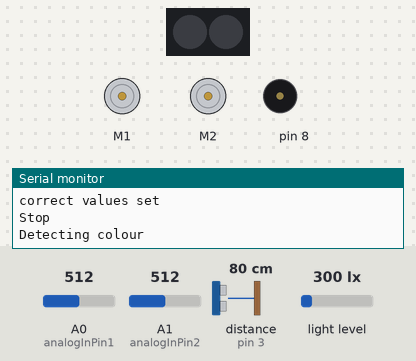
Bench run of a sketch on a simulated Arduino Uno, built with avr-gcc and run on an emulated ATmega328P. On the bench: 2 RGB LEDs in strip order, left to right, 2 × DC motor (green arrow = forward, orange = backward, longer = faster), buzzer (waves = sounding), the last lines printed to the serial monitor. The inputs (shaded band) are chosen by the test bench; at power-on: light level 300 lx, distance to the obstacle (sensor on pin 3) 80 cm, A0 (analogInPin1) = 512, A1 (analogInPin2) = 512.

Above: at 3.2 s.
3.3 s: light level set to 500 lx
At 4.5 s:
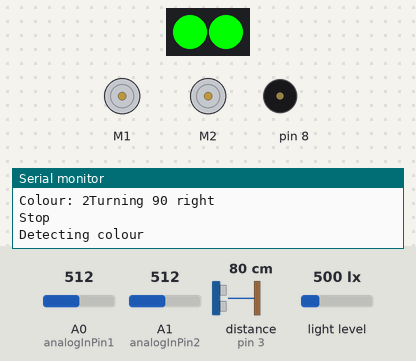
7.2 s: distance to the obstacle (sensor on pin 3) set to 10 cm
8.7 s: distance to the obstacle (sensor on pin 3) set to 7 cm
At 9.6 s:
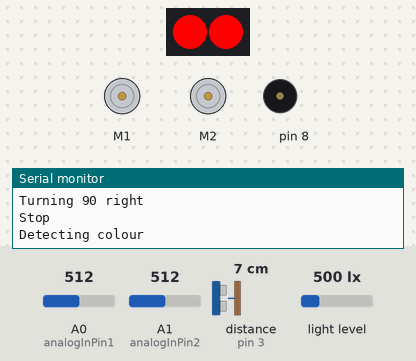
12.2 s: light level set to 40 lx
At 17.9 s:
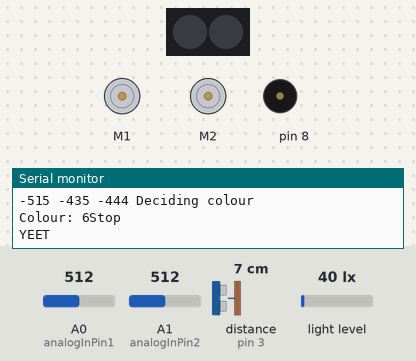
Timing chart, 0 to 18.1 s (numbered marks = the images above; inputs shaded):
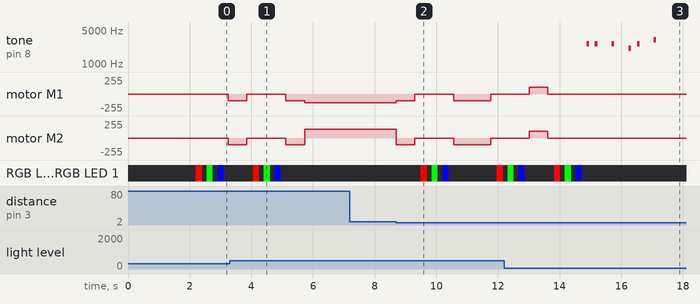

The sketch:

Combined.ino
```cpp
/**
 * Main code for running of mBot
 *
 * Values of whiteArray, blackArray and greyDiff are pre-determined using "Colour_Sensor_Calibration".
 * Values of lower limit values for each colour used in decideColour() are pre-determined using "Colour_Range_Calibration".
 *
 */

#include <Wire.h>
#include <SoftwareSerial.h>
#include <MeMCore.h>

MeUltrasonicSensor ultraSensor(PORT_3); //Ultrasonic sensor
MeLineFollower lineFinder(PORT_2); //This is for detecting black line
MeRGBLed led(0, 30); //Inbuilt LED
MeLightSensor lightSensor(PORT_8); //Inbuilt Light Sensor
MeBuzzer buzzer; //Inbuilt buzzer

MeDCMotor MotorL(M1); //Motor 1 is left motor
MeDCMotor MotorR(M2); //Motor 2 is right motor

int analogInPin1 =  A0;// analog input pin for right  IR sensor
int analogInPin2 =  A1;// analog input pin for left IR sensor

double initialRight; // declaring global variable for initial right IR sensor voltage value
double initialLeft; // declaring global variable for initial left IR sensor voltage value

//Base colour arrays from pre-calibration (Order: RGB)
const float whiteArray[] = {496.00, 381.00, 438.00};
const float blackArray[] = {345.00, 255.00, 293.00};
const float greyDiff[] = {151.00, 126.00, 145.00};

//Variable array to hold detected colour arrays
float colourArray[] = {0, 0, 0};

// Define time delay before the next RGB colour turns ON to allow LDR to stabilize
#define RGBWait 150 //in milliseconds

// Define time delay before taking another LDR reading
#define LDRWait 10 //in milliseconds

//Define colours
#define RED 1
#define GREEN 2
#define YELLOW 3
#define PURPLE 4
#define BLUE 5
#define BLACK 6

//Define turning times
#define TURN90RIGHT 400
#define TURN90LEFT 400
#define TURN180DEGREE 960

//Change the value of movespeed of each motor to better ensure it starts off moving in straight line
//If it moves slightly left implies you need to increase movespeed of left wheel (M1), vice versa.
int M1_movespeed = 130;
int M2_movespeed = 129;

int sensorState; //for detecting black line

//Music
#define NOTE_B0  31
#define NOTE_C1  33
#define NOTE_CS1 35
#define NOTE_D1  37
#define NOTE_DS1 39
#define NOTE_E1  41
#define NOTE_F1  44
#define NOTE_FS1 46
#define NOTE_G1  49
#define NOTE_GS1 52
#define NOTE_A1  55
#define NOTE_AS1 58
#define NOTE_B1  62
#define NOTE_C2  65
#define NOTE_CS2 69
#define NOTE_D2  73
#define NOTE_DS2 78
#define NOTE_E2  82
#define NOTE_F2  87
#define NOTE_FS2 93
#define NOTE_G2  98
#define NOTE_GS2 104
#define NOTE_A2  110
#define NOTE_AS2 117
#define NOTE_B2  123
#define NOTE_C3  131
#define NOTE_CS3 139
#define NOTE_D3  147
#define NOTE_DS3 156
#define NOTE_E3  165
#define NOTE_F3  175
#define NOTE_FS3 185
#define NOTE_G3  196
#define NOTE_GS3 208
#define NOTE_A3  220
#define NOTE_AS3 233
#define NOTE_B3  247
#define NOTE_C4  262
#define NOTE_CS4 277
#define NOTE_D4  294
#define NOTE_DS4 311
#define NOTE_E4  330
#define NOTE_F4  349
#define NOTE_FS4 370
#define NOTE_G4  392
#define NOTE_GS4 415
#define NOTE_A4  440
#define NOTE_AS4 466
#define NOTE_B4  494
#define NOTE_C5  523
#define NOTE_CS5 554
#define NOTE_D5  587
#define NOTE_DS5 622
#define NOTE_E5  659
#define NOTE_F5  698
#define NOTE_FS5 740
#define NOTE_G5  784
#define NOTE_GS5 831
#define NOTE_A5  880
#define NOTE_AS5 932
#define NOTE_B5  988
#define NOTE_C6  1047
#define NOTE_CS6 1109
#define NOTE_D6  1175
#define NOTE_DS6 1245
#define NOTE_E6  1319
#define NOTE_F6  1397
#define NOTE_FS6 1480
#define NOTE_G6  1568
#define NOTE_GS6 1661
#define NOTE_A6  1760
#define NOTE_AS6 1865
#define NOTE_B6  1976
#define NOTE_C7  2093
#define NOTE_CS7 2217
#define NOTE_D7  2349
#define NOTE_DS7 2489
#define NOTE_E7  2637
#define NOTE_F7  2794
#define NOTE_FS7 2960
#define NOTE_G7  3136
#define NOTE_GS7 3322
#define NOTE_A7  3520
#define NOTE_AS7 3729
#define NOTE_B7  3951
#define NOTE_C8  4186
#define NOTE_CS8 4435
#define NOTE_D8  4699
#define NOTE_DS8 4978

#define melodyPin 3
//Mario main theme melody
int melody[] = {
  NOTE_E7, NOTE_E7, 0, NOTE_E7,
  0, NOTE_C7, NOTE_E7, 0,
  NOTE_G7, 0, 0,  0,
  NOTE_G6, 0, 0, 0,

  NOTE_C7, 0, 0, NOTE_G6,
  0, 0, NOTE_E6, 0,
  0, NOTE_A6, 0, NOTE_B6,
  0, NOTE_AS6, NOTE_A6, 0,

  NOTE_G6, NOTE_E7, NOTE_G7,
  NOTE_A7, 0, NOTE_F7, NOTE_G7,
  0, NOTE_E7, 0, NOTE_C7,
  NOTE_D7, NOTE_B6, 0, 0,

  NOTE_C7, 0, 0, NOTE_G6,
  0, 0, NOTE_E6, 0,
  0, NOTE_A6, 0, NOTE_B6,
  0, NOTE_AS6, NOTE_A6, 0,

  NOTE_G6, NOTE_E7, NOTE_G7,
  NOTE_A7, 0, NOTE_F7, NOTE_G7,
  0, NOTE_E7, 0, NOTE_C7,
  NOTE_D7, NOTE_B6, 0, 0
};
//Mario main them tempo
int tempo[] = {
  12, 12, 12, 12,
  12, 12, 12, 12,
  12, 12, 12, 12,
  12, 12, 12, 12,

  12, 12, 12, 12,
  12, 12, 12, 12,
  12, 12, 12, 12,
  12, 12, 12, 12,

  9, 9, 9,
  12, 12, 12, 12,
  12, 12, 12, 12,
  12, 12, 12, 12,

  12, 12, 12, 12,
  12, 12, 12, 12,
  12, 12, 12, 12,
  12, 12, 12, 12,

  9, 9, 9,
  12, 12, 12, 12,
  12, 12, 12, 12,
  12, 12, 12, 12,
};

//Make the mBot move forward
void Forward()
{
  //Serial.println("Going forward");
  MotorL.run(-M1_movespeed); //since the motor oriented in different direction, the movespeed should be different direction
  MotorR.run(M2_movespeed);
}

//Change the speed of motors to make the mBot turn slightly left
void TurnLeft()
{
  long t = millis();
  long t2 = t;
  while (t - t2 < 7) { //t: current time, t2 is initial time, loop for 9 ms
    Serial.println("Turning left");
    MotorL.run(-M1_movespeed * 0.80); //decrease the left motor speed
    MotorR.run(M2_movespeed * 1.2); //increase the right motor speed
    t = millis(); //update current time
  }
}

//Change the speed of motors to make the mBot turn slightly right
void TurnRight()
{
  long t = millis();
  long t2 = t;
  while ( t - t2 < 7) { //t: current time, t2 is initial time, loop for 9 ms
    Serial.println("Turning right");
    MotorL.run(-M1_movespeed * 1.2); //increase the left motor speed
    MotorR.run(M2_movespeed * 0.80); //decrease the right motor speed
    t = millis(); //update current time
  }
}

//Turn times are all determined via trial and error.
//Turn 90 degrees left
void Turn90Left()
{
  Serial.println("Turning 90 left");
  long t1 = millis();
  long t2 = t1;
  while (t1 - t2 < TURN90LEFT ) {
    MotorL.run(M1_movespeed * 0.8); //movespeed has same sign implies the motor rotates in different direction
    MotorR.run(M2_movespeed * 0.8);
    t1 = millis();
  }
  delay(200);
}

//Turn 90 degrees right
void Turn90Right()
{
  Serial.println("Turning 90 right");
  long t1 = millis();
  long t2 = t1;
  while (t1 - t2 < TURN90RIGHT ) {
    MotorL.run(-M1_movespeed * 0.8);
    MotorR.run(-M2_movespeed * 0.8);
    t1 = millis();
  }
  delay(200);
}

//Two successive left turns in two grids
void TurnLeft2()
{
  Serial.println("Double turn left");
  Turn90Left();
  while (ultraSensor.distanceCm() > 8.5) { //Detects distance from front wall and decides when to take 2nd left turn
    Forward();
  }
  Turn90Left();
}

//Two successive right turns in two grids
void TurnRight2()
{
  Serial.println("Double turn right");
  Turn90Right();
  while (ultraSensor.distanceCm() > 8.5) { //Detects distance from front wall and decides when to take 2nd right turn
    Forward();
  }
  Turn90Right();
}

//Turn 180 degrees
void Turn180()
{
  Serial.println("Turn 180");
  long t = millis();
  long t2 = t;
  while (t - t2 < TURN180DEGREE) {
    MotorL.run(-M1_movespeed * 0.8);
    MotorR.run(-M2_movespeed * 0.8);
    t = millis();
  }
  delay(200);
}

//Stop the mBot
void Stop()
{
  Serial.println("Stop");
  MotorL.stop();
  MotorR.stop();
}

//Find the average reading for the requested number of times of scanning LDR
int getAvgReading(int times) {
  int reading;
  int total = 0;
  //take the reading as many times as requested and add them up
  for (int i = 0; i < times; i += 1) {
    reading = lightSensor.read();
    total = reading + total;
    delay(LDRWait);
  }
  //calculate the average and return it
  return total / times;
}

//Enables the LED flashes to detect colour and stores the values inside colourArray
void detectColour()
{
  Serial.println("Detecting colour");
  led.setColor(255, 0, 0); //Set both LED to Red
  led.show();
  delay(RGBWait);
  //Get the average of 5 consecutive readings for the current colour and return an average
  colourArray[0] = getAvgReading(5);
  //The average reading returned minus the lowest value divided by the maximum possible range, multiplied by 255 will give a value between 0-255, representing the value for the current reflectivity (i.e. the colour LDR is exposed to)
  colourArray[0] = ((colourArray[0] - blackArray[0]) / (greyDiff[0])) * 255;
  led.setColor(0, 0, 0); //Set both LED to White
  led.show();
  delay(RGBWait);

  led.setColor(0, 255, 0); //Set both LED to Green
  led.show();
  delay(RGBWait);
  //Get the average of 5 consecutive readings for the current colour and return an average
  colourArray[1] = getAvgReading(5);
  //The average reading returned minus the lowest value divided by the maximum possible range, multiplied by 255 will give a value between 0-255, representing the value for the current reflectivity (i.e. the colour LDR is exposed to)
  colourArray[1] = ((colourArray[1] - blackArray[1]) / (greyDiff[1])) * 255;
  led.setColor(0, 0, 0); //Set both LED to White
  led.show();
  delay(RGBWait);

  led.setColor(0, 0, 255); //Set both LED to Blue
  led.show();
  delay(RGBWait);
  //Get the average of 5 consecutive readings for the current colour and return an average
  colourArray[2] = getAvgReading(5);
  //The average reading returned minus the lowest value divided by the maximum possible range, multiplied by 255 will give a value between 0-255, representing the value for the current reflectivity (i.e. the colour LDR is exposed to)
  colourArray[2] = ((colourArray[2] - blackArray[2]) / (greyDiff[2])) * 255;
  led.setColor(0, 0, 0); //Set both LED to White
  led.show();
  delay(RGBWait);

  for (int i = 0; i <= 2; i += 1)
  {
    Serial.print(int(colourArray[i]));
    Serial.print(" ");
  }
}

//Decides colour detected based on values of the colourArray.
//Limits for each colour are determined experimentally.
int decideColour() {
  Serial.println("Deciding colour");

  if (colourArray[0] <= 40 && colourArray[1] <= 40 && colourArray[2] <= 40)
  {
    return BLACK;
  }

  if (colourArray[1] >= 190 && colourArray[2] >= 190)
  {
    return BLUE;
  }
  if (colourArray[0] >= 90 && colourArray[1] >= 70 && colourArray[2] >= 140)
  {
    return PURPLE;
  }

  if (colourArray[0] >= 150)
  {
    if (colourArray[1] >= 100)
    {
      return YELLOW;
    }
    return RED;
  }

  if (colourArray[1] >= 80)
  {
    return GREEN;
  }
}

//Plays music
void sing()
{
  Serial.println("YEET");
  int size = sizeof(melody) / sizeof(int);
  for (int thisNote = 0; thisNote < size; thisNote++) {

    // To calculate the note duration, take one second
    // divided by the note type.
    //E.g. quarter note = 1000 / 4, eighth note = 1000/8, etc.
    int noteDuration = 1000 / tempo[thisNote];

    buzzer.tone(melody[thisNote], noteDuration);

    // To distinguish the notes, set a minimum time between them.
    // The note's duration + 30% seems to work well:
    int pauseBetweenNotes = noteDuration * 1.30;
    delay(pauseBetweenNotes);

    // Stop the tone playing:
    buzzer.tone(0, noteDuration);
  }
}

void setup()
{
  led.setpin(13);
  Serial.begin(9600); //In case we need to print something for debugging
  led.setColor(0, 0, 0);
  led.show();
  delay(2000);

  //Calibrate initial IR values everytime bot is turned on.
  //Make sure bot is in the middle of the walls for accurate calibration.
  initialRight = ((analogRead(analogInPin1)) / 1023.0) * 5; //Right sensor
  initialLeft = ((analogRead(analogInPin2)) / 1023.0) * 5; //Left sensor
  Serial.println("correct values set");
}


void loop()
{
  double rightValue1 = ((analogRead(analogInPin1)) / 1023.0) * 5; //Right sensor
  double leftValue2 = ((analogRead(analogInPin2)) / 1023.0) * 5; //Left sensor

  //Detects black line for waypoint challenge
  sensorState = lineFinder.readSensors();

  //When detected black line, S1 and S2 sensor state is 'IN'
  if (sensorState == S1_IN_S2_IN) {
    Stop();
    delay(200);

    detectColour();
    int colour = decideColour();
    Serial.print("Colour: ");
    Serial.print(colour);

    if (colour == RED) {
      Turn90Left();
    }
    else if (colour == GREEN) {
      Turn90Right();
    }
    else if (colour == YELLOW) {
      //180 turn
      Turn180();
    }
    else if (colour == PURPLE) {
      TurnLeft2();
    }
    else if (colour == BLUE) {
      TurnRight2();
    }

    else if (colour == BLACK) {
      Stop();
      sing();
      exit(0); //Ends the program
    }

  }

  else //Do not do colour detection if waypoint challenge is not initiated.
  {
    Forward();

    /*IR proximity detection system to make sure bot is not too close to either walls.
      The further the distance, the larger the value.
      Hence, if the difference between the initial value and the current value for a particular side is too big,
      it is an indication that the bot is too close to that side.
      Values are determined experimentally. */
    while (initialLeft - leftValue2 >= 0.18) { //If bot is too close to the left wall, turn right slightly
      Serial.println("turn right slightly");
      TurnRight();
      rightValue1 = ((analogRead(analogInPin1)) / 1023.0) * 5;
      leftValue2 = ((analogRead(analogInPin2)) / 1023.0) * 5;
      Serial.print(rightValue1);
      Serial.print(" ");
      Serial.println(leftValue2);
    }

    while (initialRight - rightValue1 >= 0.2 ) { //If bot is too close to the right wall, turn left slightly
      Serial.println("turn left slightly");
      TurnLeft();
      rightValue1 = ((analogRead(analogInPin1)) / 1023.0) * 5; //Converts from analog input value to voltage value
      leftValue2 = ((analogRead(analogInPin2)) / 1023.0) * 5;
      Serial.print(rightValue1);
      Serial.print(" ");
      Serial.println(leftValue2);
    }
  }

}
```

Measured:
- the behaviour switches between 9 and 8 cm on distance to the obstacle (sensor on pin 3) (found by bisection; images 1 and 2)
- after the input at 7.2 s, every drawn part: stays the same
- after the input at 8.7 s, motor M1: backward 130/255 → backward 104/255 at once, → stopped 0.60 s later, → backward 104/255 1.3 s later, → stopped 1.2 s later; motor M2: forward 129/255 → backward 103/255 at once, → stopped 0.60 s later, → backward 103/255 1.3 s later, → stopped 1.2 s later
- after the input at 12.2 s, tone on pin 8: plays 2637 Hz for 0.08 s, 2637 Hz for 0.08 s, 2637 Hz for 0.08 s, 2093 Hz for 0.08 s, 2637 Hz for 0.08 s, 3136 Hz for 0.08 s, starting after 2.7 s
